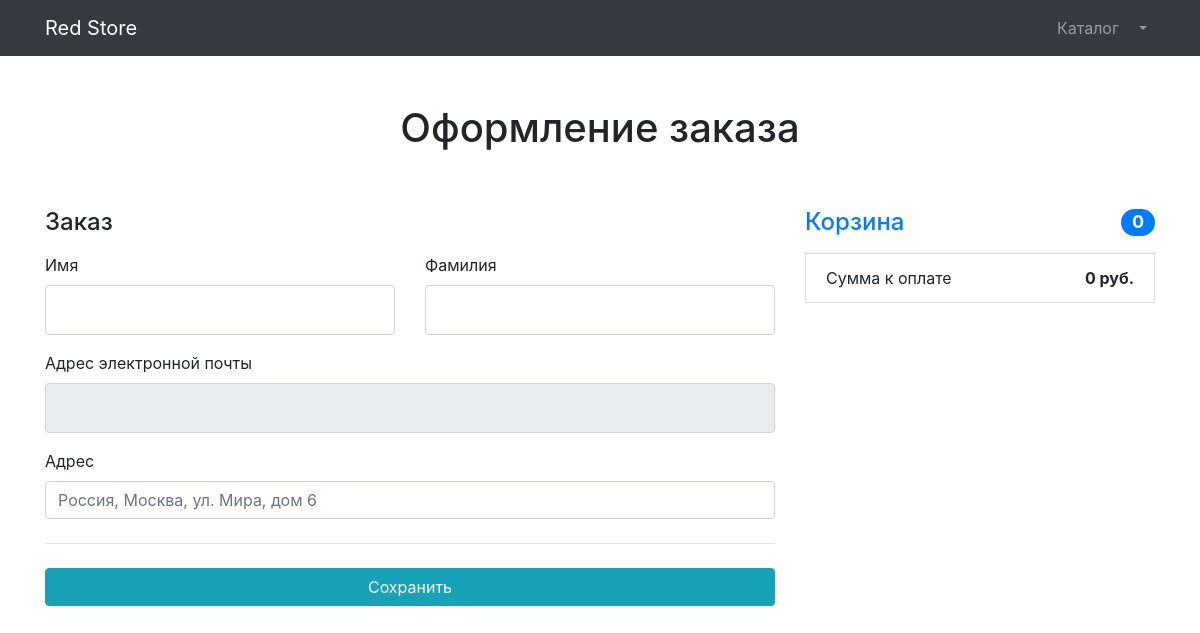
The page /orders/create_order/ (signed in) on the database as committed earlier.
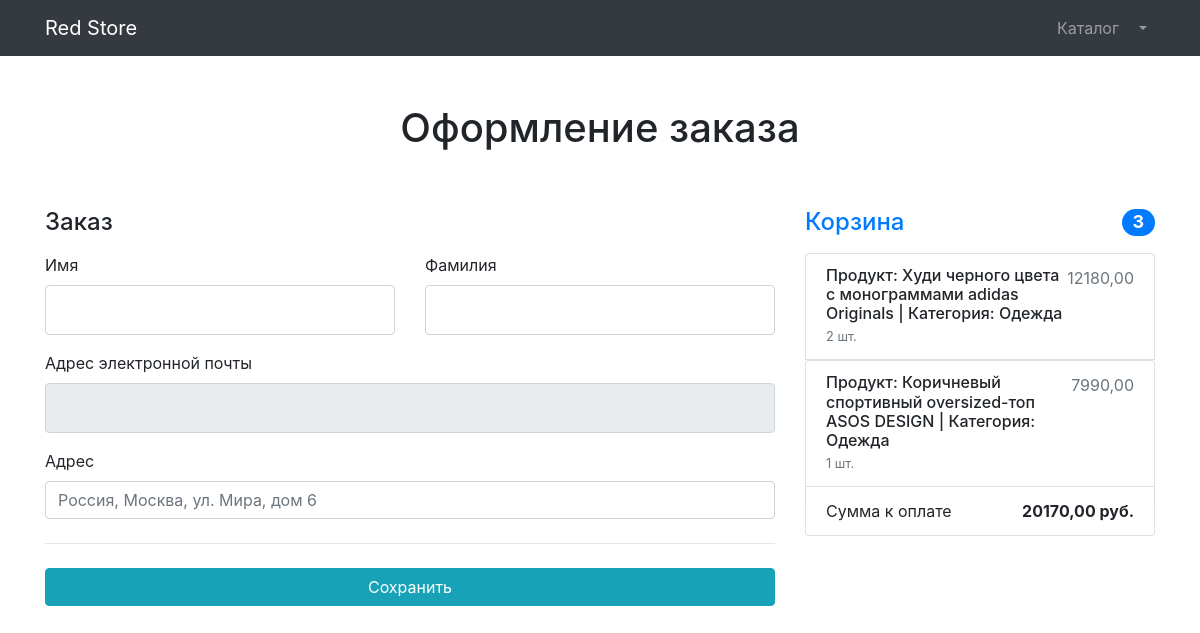
The same page on the database as committed later.
### products/models.py (models this page shows, shortened)
class Basket(models.Model):
    user = models.ForeignKey(to=User, on_delete=models.CASCADE)
    product = models.ForeignKey(to=Product, on_delete=models.CASCADE)
    quantity = models.PositiveSmallIntegerField(default=0)
    created_timestamp = models.DateTimeField(auto_now_add=True)
    objects = BasketQuerySet.as_manager()
    def sum(self):
        return self.product.price * self.quantity

class Product(models.Model):
    name = models.CharField(max_length=256)
    description = models.TextField()
    price = models.DecimalField(max_digits=10, decimal_places=2)
    quantity = models.PositiveIntegerField(default=0)
    image = models.ImageField(upload_to='products_images')
    category = models.ForeignKey(to=ProductCategory, on_delete=models.PROTECT)
    class Meta:
        verbose_name = 'Продукт'
        verbose_name_plural = 'Продукты'
    def __str__(self):
        return f'Продукт: {self.name} | Категория: {self.category.name}'

class ProductCategory(models.Model):
    name = models.CharField(max_length=128, unique=True)
    description = models.TextField(null=True, blank=True)

### orders/views.py (the view)
# urls.py: path("create_order/", create_order, name='create_order'),
def create_order(request):
    if request.method == 'POST':
        form = OrderCreateForm(data=request.POST)
        if form.is_valid():
            form.save()
            return render(HttpResponseRedirect(reverse('orders_:success')))
    else:
        form = OrderCreateForm
        form2 = UserProfileForm(instance=request.user)
    context = {
        'baskets' : Basket.objects.filter(user=request.user),
        'formOrder' : form,
        'formUser' : form2,
        }
    return render(request, 'orders/order-create.html', context)

### users/forms.py
class UserProfileForm(UserChangeForm):
    first_name = forms.CharField(widget=forms.TextInput(attrs={
        'class' : "form-control py-4"
    }))
    last_name = forms.CharField(widget=forms.TextInput(attrs={
        'class' : "form-control py-4"
    }))
    image = forms.ImageField(widget=forms.FileInput(attrs={
        'class' : "custom-file-input"
    }), required=False)
    username = forms.CharField(widget=forms.TextInput(attrs={
        'class' : "form-control py-4", 'readonly' : True
    }))
    email = forms.CharField(widget=forms.TextInput(attrs={
        'class' : "form-control py-4", 'readonly' : True
    }))
    class Meta:
        model = User
        fields = ('first_name', 'last_name', 'image', 'username', 'email')

### products/models.py (called while the page is built)
    def total_sum(self):
        return sum([basket.sum() for basket in self])

    def total_quantity(self):
        return sum([basket.quantity for basket in self])

### orders/templates/orders/order-create.html (shortened to what this page needs)
{% extends 'products/base.html' %}
{% load static %}
{% block css %}
    <link href="{% static 'vendor/css/orders.css' %}" rel="stylesheet">
{% endblock %}
{% block content %}
    <section>
<div class="container">
    <div class="py-5 text-center">
        <h1>Оформление заказа</h1>
    </div>
    <div class="row g-5">
            <div class="col-md-5 col-lg-4 order-md-last">
                <h4 class="d-flex justify-content-between align-items-center mb-3">
                    <span class="text-primary">Корзина</span>
                    <span class="badge badge-primary badge-pill text-white">{{ baskets.total_quantity }}</span>
                </h4>
                {% for basket in baskets %}
                <ul class="list-group mb-3">
                    <li class="list-group-item d-flex justify-content-between lh-sm">
                        <div>
                            <h6 class="my-0">{{ basket.product }}</h6>
                            <small class="text-muted">{{ basket.quantity }} шт.</small>
                        </div>
                        <span class="text-muted">{{ basket.sum }} </span>
                    </li>
                    {% endfor %}
                    <li class="list-group-item d-flex justify-content-between">
                        <span>Сумма к оплате</span>
                        <strong>{{ baskets.total_sum }} руб.</strong>
                    </li>
                </ul>
            </div>
        <div class="col-md-7 col-lg-8">
                <h4 class="mb-3">Заказ</h4>
                <form action="{% url 'orders_:create_order' %}" method="post">
                    <div class="row g-3">
                        <div class="col-sm-6">
                            <label for="{{ formUser.first_name.id_for_label }}" class="form-label">Имя</label>
                            {{ formUser.first_name }}
                        </div>
                        <div class="col-sm-6">
                            <label for="{{ formUser.last_name.id_for_label }}" class="form-label">Фамилия</label>
                            {{ formUser.last_name }}
                        </div>
                        <div class="col-12 mt-3">
                            <label for="{{ formUser.email.id_for_label }}" class="form-label">Адрес электронной почты</label>
                            {{ formUser.email }}
                        </div>
                        <div class="col-12 mt-3">
                            <label for="{{ formOrder.address.id_for_label }}" class="form-label">Адрес</label>
                            {{ formOrder.address }}
                        </div>
                    </div>
                    <hr class="my-4">
                    <a href="{% url 'orders_:success' %}"><input class="btn btn-info btn-block" type="submit" value="Сохранить"></a>
                </form>
        </div>
    </div>
</div>
    </section>
{% endblock %}

Rows that differ between the two databases and show on the page:
added Basket: total_quantity "3", product "Продукт: Худи черного цвета с монограммами adidas Originals | Категория: Одежда", quantity "2", sum "12180,00", total_sum "20170,00"
added Basket: product "Продукт: Коричневый спортивный oversized-топ ASOS DESIGN | Категория: Одежда", quantity "1", sum "7990,00"
Other text that changed with them:
{{ baskets.total_quantity }}: "0" → (not shown)
{{ baskets.total_sum }}: "0" → (not shown)
